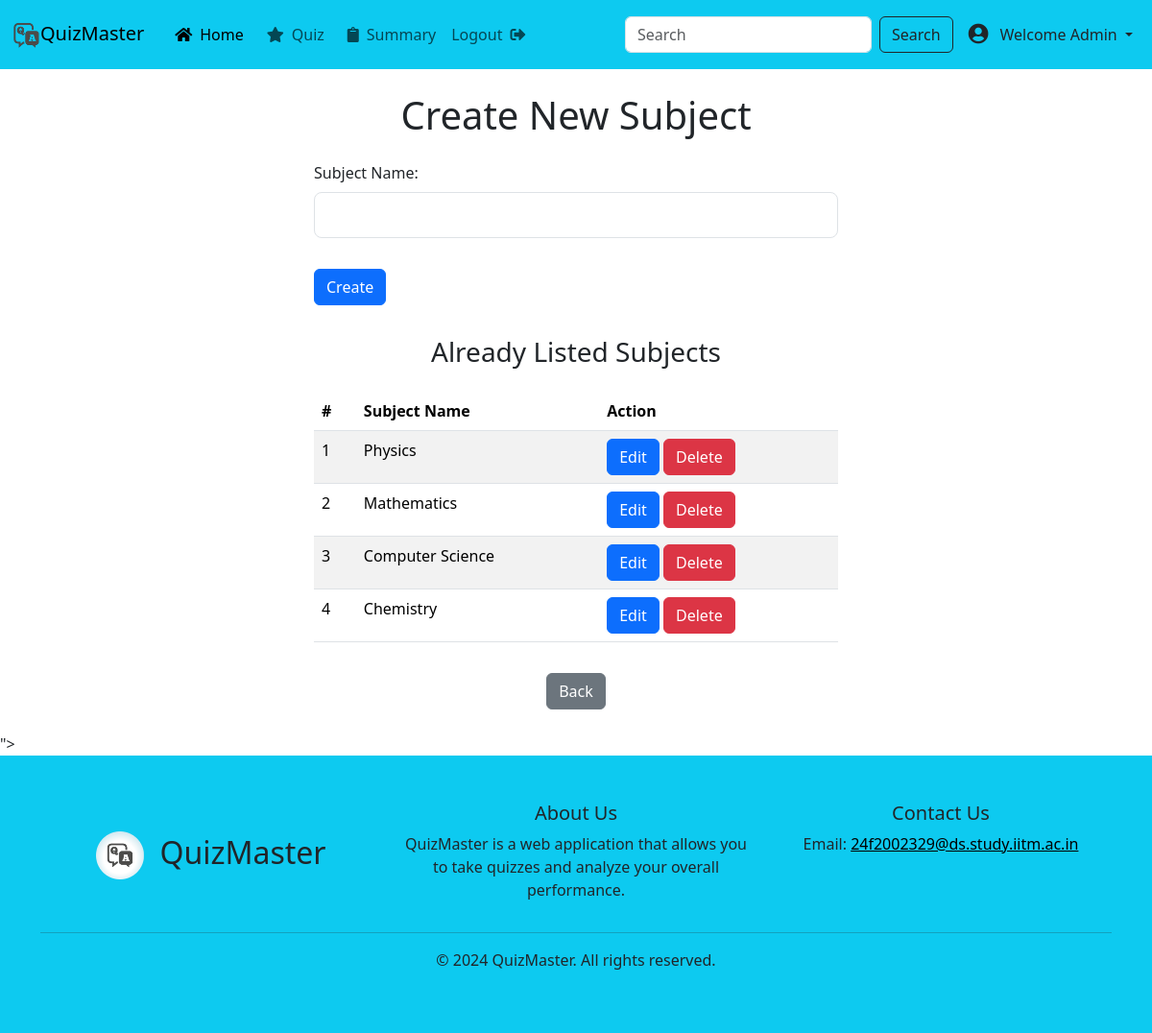
Page /admin/add_subject (signed in) on the earlier database version.
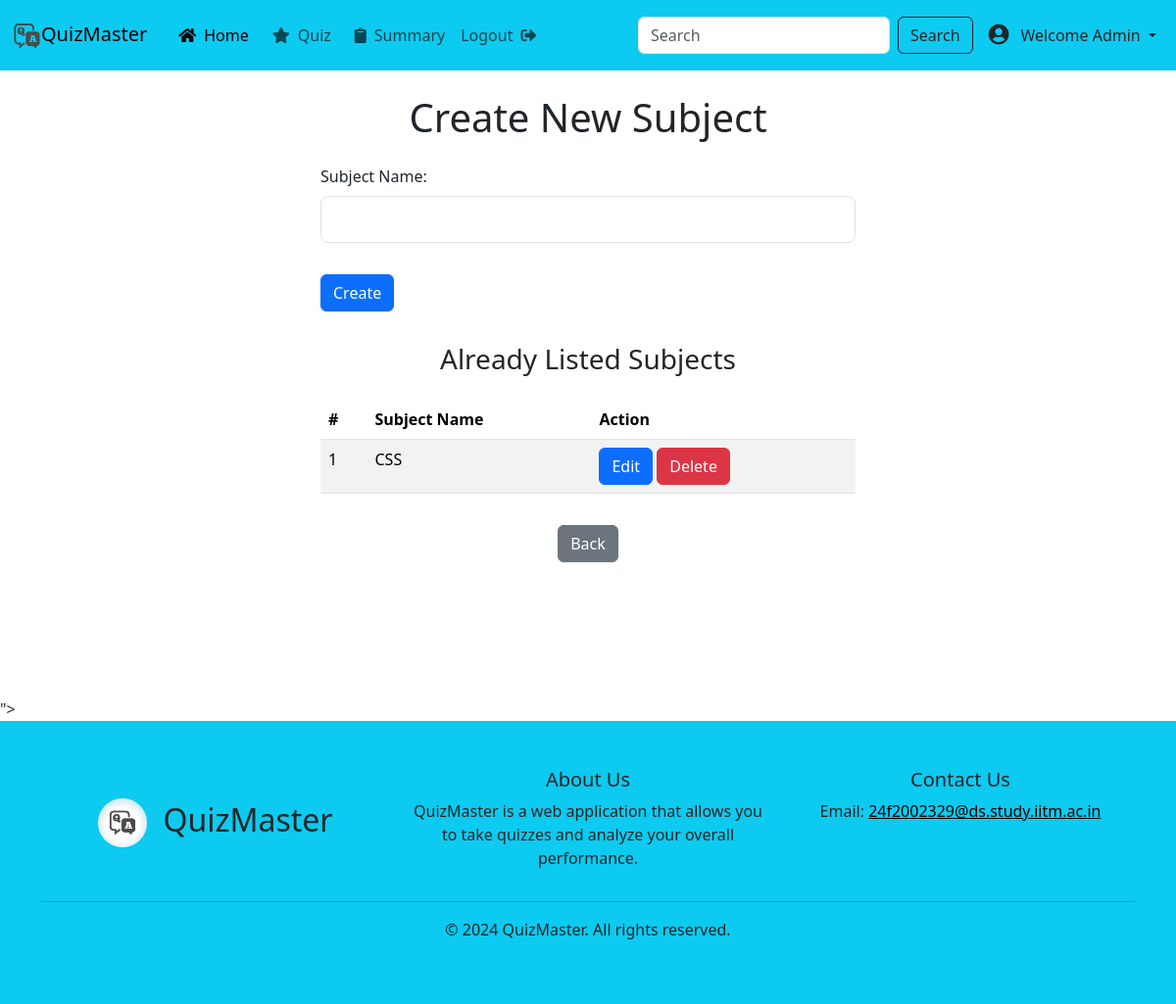
Same page on the later database version.
### app/models/models.py (models this page shows)
class Subject(db.Model):
    id = db.Column(db.Integer, primary_key=True)
    name = db.Column(db.String(100), nullable=False)
    chapters = db.relationship('Chapter', backref='subject', lazy=True)

### app/routes/admin.py (the view, shortened to what this page needs)
@admin_blueprint.route('/add_subject', methods=['GET', 'POST'])
def add_subject():
    if session.get('role') != 'admin':
        return "Unauthorized", 403
    subjects = Subject.query.all()
    return render_template('admin/add_subject.html', subjects=subjects)

### app/templates/admin/add_subject.html (shortened to what this page needs)
{% extends "base.html" %}
{% block content %}
<section class="content">
    <div class="container">
        <div class="row">
            <div class="col-md-6 offset-md-3">
                <h1 class="text-center mb-4 mt-4">Create New Subject</h1>
                <form action="{{ url_for('admin.add_subject') }}" method="POST">
                    <div class="form-outline mb-4">
                        <label class="form-label" for="subject">Subject Name:</label>
                        <input type="text" id="subject" name="subject" class="form-control form-control-lg" required />
                    </div>
                    <button type="submit" class="btn btn-primary my-2 py-auto">Create</button>
                </form>
                <h3 class="text-center my-4">Already Listed Subjects</h3>
                <table class="table table-striped">
                    <thead>
                        <tr>
                            <th scope="col">#</th>
                            <th scope="col">Subject Name</th>
                            <th scope="col">Action</th>
                        </tr>
                    </thead>
                    <tbody>
                        {% for subject in subjects %}
                        <tr>
                            <td>{{ loop.index }}</td>
                            <td>{{ subject.name }}</td>
                            <td>
                                <a href="{{ url_for('admin.edit_subject', subject_id=subject.id) }}" class="btn btn-primary">Edit</a>
                                <a href="{{ url_for('admin.delete_subject', subject_id=subject.id) }}" class="btn btn-danger">Delete</a>
                            </td>
                        </tr>
                        {% endfor %}
                    </tbody>
                </table>
                <div class="text-center">
                    <button onclick="history.back()" class="btn btn-secondary mt-3 mb-4">Back</button>
                </div>
                </div>
            </div>
        </div>
</section>">
{% endblock %}

Differences in the rows shown:
removed Subject: name "Physics"
removed Subject: name "Computer Science"
removed Subject: name "Chemistry"
changed Subject: name "Mathematics" → "CSS"
